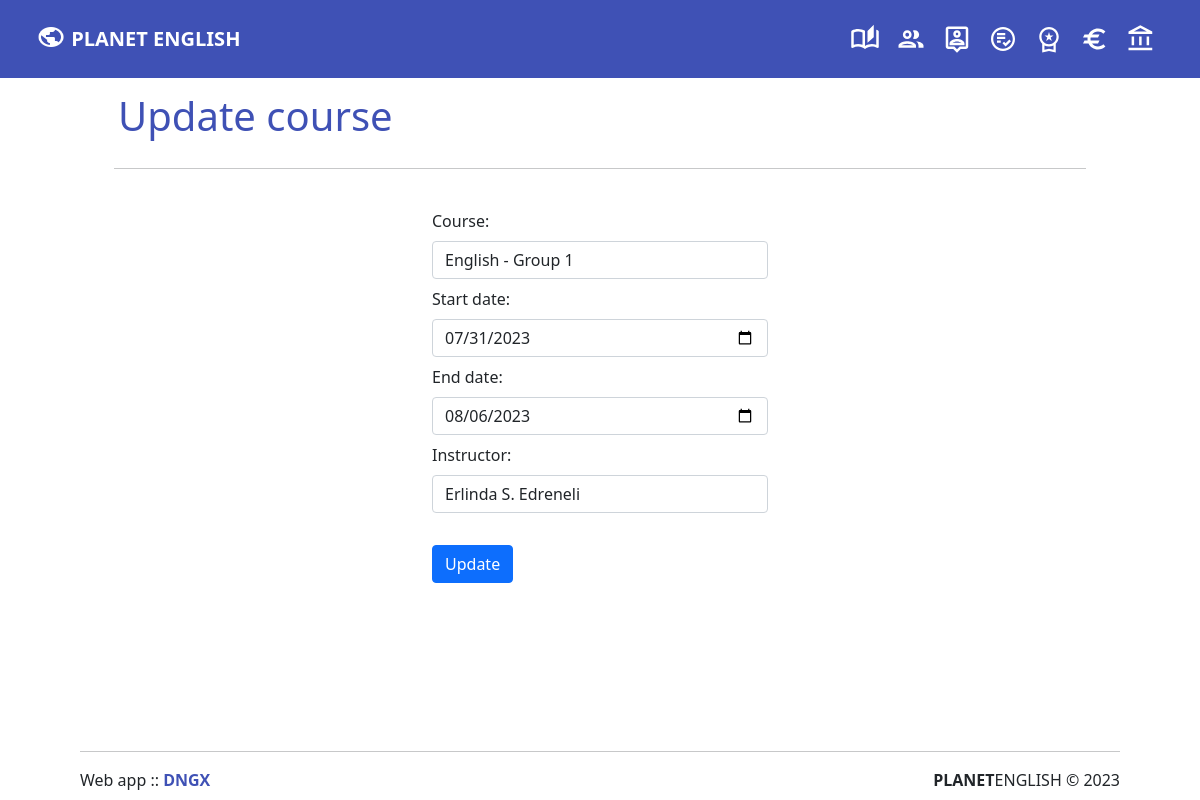
/u-course.php?course_id=4, run on the app's committed database.
### tables this page shows
CREATE TABLE `courses` (
  `course_id` int(11) NOT NULL,
  `course_name` varchar(100) DEFAULT NULL,
  `start_date` date DEFAULT NULL,
  `end_date` date DEFAULT NULL,
  `instructor` varchar(100) DEFAULT NULL
);

### u-course.php (the view, shortened to what this page needs)
<?php include('partials/menu.php'); ?>
<div class="row text-center p-4 mb-auto" style="width:85%; margin: auto;">
<p><h1 class="p-1 text-start" style="color: #3f51b5;">Update course</h1></p><hr>
</div>
<div class="row text-start p-0 mb-auto" style="width:30%; margin: auto;">
            <div class="container ">
                    <?php
                        $course_id = $_GET['course_id'];
                        $sql = "SELECT * FROM courses WHERE course_id=$course_id";
                        $res = mysqli_query($cxn, $sql);
                        if($res == TRUE)
                        {
                            $count = mysqli_num_rows($res);
                            if($count == 1)
                            {
                                $row = mysqli_fetch_assoc($res);
                                $course_name = $row['course_name'];
                                $sdate = $row['start_date'];
                                $edate = $row['end_date'];
                                $instructor = $row['instructor'];
                            }
                            else{
                                header("Location: " .SITEURL. 'm-courses.php');
                            }
                        }
                    ?>
                    <form action="" method="POST">
                        <div class="mb-2">
                            <label for="course" class="form-label">Course:</label>
                            <input type="text" class="form-control" name="course_name" value="<?php echo $course_name;?>">
                        </div>
                        <div class="mb-2">
                            <label for="sdate" class="form-label">Start date:</label>
                            <input type="date" class="form-control" name="sdate" value="<?php echo $sdate; ?>">
                        </div>
                        <div class="mb-2">
                            <label for="edate" class="form-label">End date:</label>
                            <input type="date" class="form-control" name="edate" value="<?php echo $edate;?>">
                        </div>
                        <div class="mb-2">
                            <label for="instructor" class="form-label">Instructor:</label>
                            <input type="text" class="form-control" name="instructor" value="<?php echo $instructor;?>">
                        </div>
                        <br>
                        <input type="submit" name="submit" value="Update" class="btn btn-primary">
                    </form>
            </div>
</div>
<?php include('partials/footer.php'); ?>

### data on the page
courses: course_name "English - Group 1", sdate "07/31/2023", edate "08/06/2023", instructor "Erlinda S. Edreneli"
